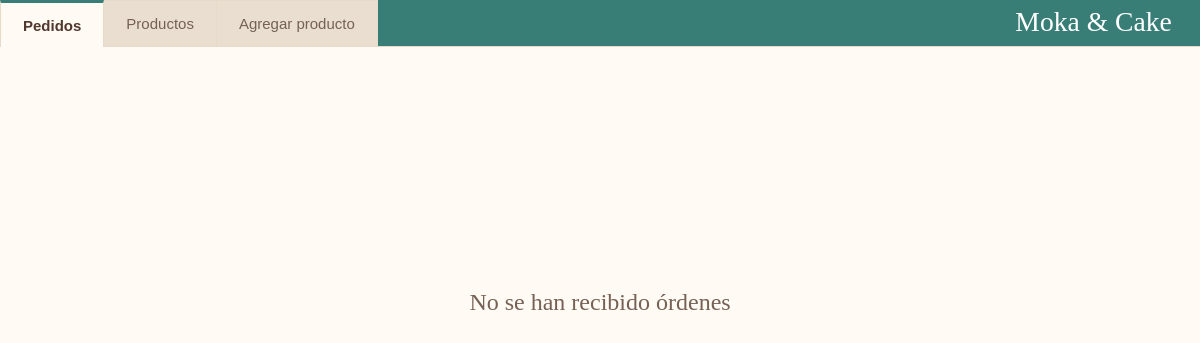
The app's page /dashboard (signed in), older data.
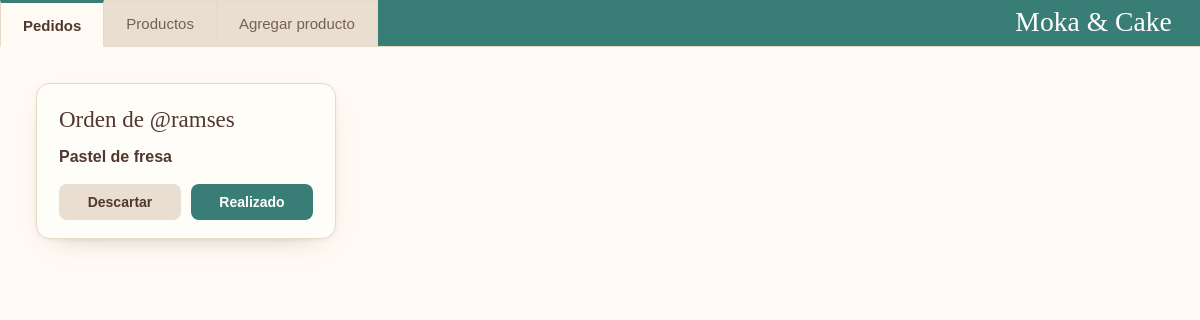
The same page, newer data.
### tables this page shows
CREATE TABLE orders (
            order_id  INTEGER PRIMARY KEY AUTOINCREMENT,
            matricula TEXT NOT NULL REFERENCES users(matricula),
            status    TEXT NOT NULL,
            total     INTEGER NOT NULL
        , notes TEXT);

CREATE TABLE users (
            matricula TEXT PRIMARY KEY,
            username  TEXT NOT NULL UNIQUE,
            password  TEXT NOT NULL,
            balance   INTEGER NOT NULL DEFAULT 250
        );

CREATE TABLE order_details (
            order_detail_id INTEGER PRIMARY KEY AUTOINCREMENT,
            order_id        INTEGER NOT NULL REFERENCES orders(order_id),
            product_id      INTEGER NOT NULL REFERENCES product(product_id),
            unit_price      INTEGER NOT NULL,
            quantity        INTEGER NOT NULL,
            notes           TEXT
        );

CREATE TABLE product (
            product_id   INTEGER PRIMARY KEY AUTOINCREMENT,
            product_name TEXT NOT NULL,
            description  TEXT,
            price        INTEGER NOT NULL,
            making_time  INTEGER NOT NULL,
            photo        TEXT,
            category_id  INTEGER NOT NULL REFERENCES category(category_id),
            status       INTEGER NOT NULL DEFAULT 1 CHECK (status IN (0, 1))
        );

### app.py (the view)
@app.route('/dashboard')
def dashboard():
    if 'usuario' not in session:
        return redirect(url_for('login'))
    return render_template('dashboard.html', usuario=session['usuario'],
                           orders=database.get_pending_orders(),
                           products=database.get_all_products(),
                           categories=database.get_categories(),
                           option_groups=database.get_option_groups())

### database.py (called while the page is built)
def get_connection():
    conn = sqlite3.connect(DB_PATH)
    conn.row_factory = sqlite3.Row
    conn.execute("PRAGMA foreign_keys = ON")
    return conn

def get_categories():
    conn = get_connection()
    rows = conn.execute("SELECT category_id, category_name FROM category ORDER BY category_id").fetchall()
    conn.close()
    return [dict(r) for r in rows]

def _group_options(rows):
    groups = []
    by_name = {}
    for r in rows:
        if r["group_name"] not in by_name:
            group = {"group": r["group_name"], "type": r["option_type"], "choices": []}
            by_name[r["group_name"]] = group
            groups.append(group)
        by_name[r["group_name"]]["choices"].append(
            {"id": r["option_id"], "name": r["option_name"], "extra_price": r["extra_price"]})
    return groups

def get_option_groups():
    conn = get_connection()
    rows = conn.execute("SELECT * FROM options ORDER BY option_id").fetchall()
    conn.close()
    return _group_options(rows)

def get_all_products():
    conn = get_connection()
    rows = conn.execute(
        """SELECT product_id, product_name, description, price, photo, status
           FROM product ORDER BY product_id"""
    ).fetchall()
    conn.close()
    return [dict(r) for r in rows]

### templates/dashboard.html (shortened to what this page needs)
<!DOCTYPE html>
<html lang="es">
<head>
  <link rel="stylesheet" href="{{ url_for('static', filename='styles.css') }}">
</head>
<body class="dashboard">
  <header class="encabezado">
    <nav class="pestanas">
      <button type="button" data-tab="pedidos" class="activa">Pedidos</button>
      <button type="button" data-tab="productos">Productos</button>
      <button type="button" data-tab="agregar">Agregar producto</button>
    </nav>
    <div class="barra">
      <a href="{{ url_for('logout') }}" title="Cerrar sesión">
        <img src="{{ url_for('static', filename='logo.svg') }}" alt="Moka &amp; Cake - cerrar sesión">
      </a>
    </div>
  </header>
  <main class="contenido-panel">
    {% include 'orders_panel.html' %}
  </main>
</body>
</html>

### templates/orders_panel.html
<section id="pedidos" class="tab">
  {% if orders %}
  <div class="ordenes">
    {% for order in orders %}
      {% include 'order_template.html' %}
    {% endfor %}
  </div>
  {% else %}
  <div class="vacio">No se han recibido órdenes</div>
  {% endif %}
</section>

### templates/order_template.html (shortened to what this page needs)
<article class="orden" data-order-id="{{ order.order_id }}">
  <h3>Orden de @{{ order.username }}</h3>
  <ul class="orden-productos">
    {% for item in order.products %}
    <li>
      <span class="producto-nombre">{{ item.name }}{% if item.quantity > 1 %} ×{{ item.quantity }}{% endif %}</span>
    </li>
    {% endfor %}
  </ul>
  <div class="orden-botones">
    <button type="button" class="btn btn-secundario" data-accion="descartado">Descartar</button>
    <button type="button" class="btn" data-accion="realizado">Realizado</button>
  </div>
</article>

### static/styles.css (style rules this page uses)
:root { --texto: #50382e; --texto-suave: #756155; --texto-tenue: #a2938a; --acento: #397e76; --acento-oscuro: #2f6a63; --crema: #fffaf3; --crema-oscuro: #e9ded0; --tarjeta: #fffdf8; --borde: #e6dac9; --borde-input: #ded0be; --borde-logo: #bda58f; --fondo-input: #fffefa; --boton-secundario: #e9ded0; --boton-secundario-hover: #dfd2c1; --error-texto: #8a3a2e; --error-fondo: #fdf2ef; --error-borde: #efcdc5; --fuente: Arial, sans-serif; --fuente-titulos: Georgia, serif; --radio-tarjeta: 14px; --radio-campo: 8px; --sombra-tarjeta: 0 20px 45px -28px rgba(80, 56, 46, .55), 0 2px 6px rgba(80, 56, 46, .06); --sombra-suave: 0 10px 28px -20px rgba(80, 56, 46, .5), 0 1px 4px rgba(80, 56, 46, .06); --orden-ancho: 300px; --producto-ancho-max: 860px; --alto-encabezado: 46px; }
* { box-sizing: border-box; }
body { margin: 0; min-height: 100vh; min-height: 100svh; background: radial-gradient(ellipse at 50% 40%, var(--crema), var(--crema-oscuro)); color: var(--texto); font-family: var(--fuente); }
.entrar, .btn { padding: 14px; font: inherit; font-size: 15px; font-weight: bold; color: #ffffff; background: var(--acento); border: 0; border-radius: var(--radio-campo); cursor: pointer; transition: background .2s; }
.btn-secundario { color: var(--texto); background: var(--boton-secundario); }
.dashboard { background: var(--crema); }
.encabezado { display: flex; flex-wrap: wrap; align-items: stretch; border-bottom: 1px solid var(--borde); }
.pestanas { display: flex; align-items: flex-end; }
.pestanas button { min-height: var(--alto-encabezado); padding: 0 22px; font: inherit; font-size: 15px; color: var(--texto-suave); background: var(--crema-oscuro); border: 1px solid var(--borde); border-bottom: 0; border-left-width: 0; cursor: pointer; transition: background .2s, color .2s; }
.pestanas button:first-child { border-left-width: 1px; }
.pestanas button.activa { margin-bottom: -1px; min-height: calc(var(--alto-encabezado) + 1px); color: var(--texto); font-weight: bold; background: var(--crema); border-top: 3px solid var(--acento); }
.barra { flex: 1 1 140px; min-width: 0; min-height: var(--alto-encabezado); display: flex; justify-content: flex-end; align-items: center; padding: 0 20px; background: var(--acento); }
.barra a { display: flex; border-radius: 5px; }
.barra img { height: 30px; width: auto; display: block; filter: brightness(0) invert(1); }
.contenido-panel { width: 100%; max-width: 1400px; margin: 0 auto; padding: clamp(18px, 3vw, 36px); }
.tab { display: none; }
.tab.activa { display: block; }
.ordenes { display: flex; flex-wrap: wrap; align-items: flex-start; gap: 20px; }
.orden { flex: 0 1 var(--orden-ancho); min-width: min(100%, 240px); padding: 22px 22px 18px; background: var(--tarjeta); border: 1px solid var(--borde); border-radius: var(--radio-tarjeta); box-shadow: var(--sombra-suave); }
.orden h3 { margin: 0 0 14px; font: normal 23px/1.2 var(--fuente-titulos); overflow-wrap: anywhere; }
.orden-productos { margin: 0; padding: 0; list-style: none; }
.producto-nombre { display: block; font-size: 16px; font-weight: bold; }
.orden-botones { display: flex; gap: 10px; margin-top: 18px; }
.orden-botones .btn { flex: 1; padding: 10px; font-size: 14px; }

Row changes from the older to the newer data that the page shows:
added orders: username "ramses"
added order_details: name "Pastel de fresa"
Text that changed along with them:
text no longer shown: "No se han recibido órdenes"
